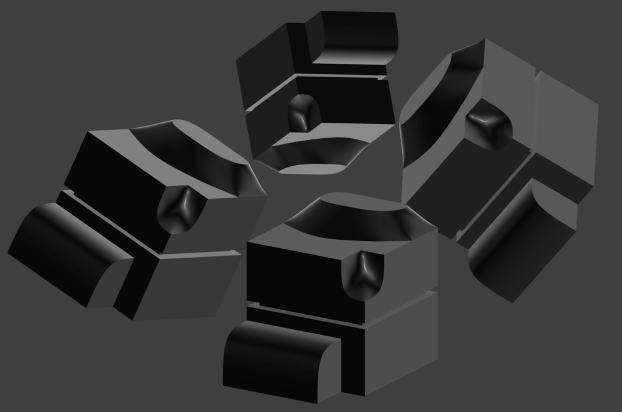
#> input picture zeroshot/4.png, 1244 x 824 px, found by its file name (shown at 1/2 size); the run also reads 3 pictures not shown here
$ jupyter execute --allow-errors computer-vision-for-atlas.ipynb   (shell and % lines are left out)   (older library calls are emulated)
#> lines starting #> are read from the running program, lines starting #| are printed output that depends on the picture; after the words box and inside, x2 and y2 are one past the last pixel; in counts of white or black regions, pixels touching at a corner belong together
Hi Team Atlas!

I thought the easiest way to handle this would be to share the notebook on Kaggle, so it’s super simple to run and check that everything works.

Please make sure to run the notebook with GPU enabled right away, since I used Segment Anything for the second task (yeah, I know it’s overkill, but that’s how I started, and then I didn’t feel like reworking it).

The task you said was the easiest actually turned out to be the most annoying and tedious for me! I used Breadth-First Search for it, and, well… it is what it is.

But I really enjoyed task 4 the most. Even though I had to wrack my brain a bit, this was the best I could come up with. Overall, the task instructions weren’t super strict, so I figured that whatever wasn’t explicitly forbidden was fair game.

## Task 4

[cell 1]
import cv2
import numpy as np
from skimage.measure import label, regionprops
from skimage.morphology import remove_small_objects
from skimage.util import invert
from sklearn.cluster import KMeans
import matplotlib.pyplot as plt

def preprocess_image(image_path):
    img = cv2.imread(image_path, cv2.IMREAD_GRAYSCALE)
    image = invert(img)

    sobelx = cv2.Sobel(image, cv2.CV_64F, 1, 0, ksize=3)
    sobely = cv2.Sobel(image, cv2.CV_64F, 0, 1, ksize=3)
    magnitude = np.sqrt(sobelx**2 + sobely**2)
    magnitude = np.uint8(magnitude * 255 / np.max(magnitude))

    _, edges_thresh = cv2.threshold(magnitude, 8, 255, cv2.THRESH_BINARY)
    _, thresh = cv2.threshold(magnitude, 0, 255, cv2.THRESH_BINARY)

    binary = thresh > 0
    filled = remove_small_objects(~binary, min_size=1500)
    result_mask = ~filled

    edges = edges_thresh > 0

    return img, edges, result_mask

def get_shape_features(region):
    moments = cv2.moments(region.image.astype(np.uint8))
    hu_moments = cv2.HuMoments(moments).flatten()
    hu_moments = -np.sign(hu_moments) * np.log10(np.abs(hu_moments))

    features = [
        region.eccentricity,
        region.solidity,
        region.extent,
    ]

    return np.concatenate([hu_moments, features])

def find_and_analyze_contours(edges_image, masks_image):
    edges = edges_image.astype(np.uint8) * 255
    masks = masks_image.astype(np.uint8) * 255

    contours, hierarchy = cv2.findContours(edges, cv2.RETR_TREE,
                                         cv2.CHAIN_APPROX_SIMPLE)

    contour_image = cv2.cvtColor(edges, cv2.COLOR_GRAY2BGR)
    cv2.drawContours(contour_image, contours, -1, (0,0,255), 2)

    result_mask = masks.copy()

    for i, contour in enumerate(contours):
        if cv2.contourArea(contour) < 100:
            continue

        mask = np.zeros_like(edges)
        cv2.drawContours(mask, [contour], -1, 255, -1)

        mask_pixels = masks[mask == 255]

        if len(mask_pixels) > 0:
            white_percentage = np.sum(mask_pixels == 255) / len(mask_pixels)
            if white_percentage > 0.5:
                result_mask[mask == 255] = 255

        M = cv2.moments(contour)
        if M['m00'] != 0:
            cx = int(M['m10']/M['m00'])
            cy = int(M['m01']/M['m00'])
            cv2.putText(contour_image, str(i), (cx, cy),
                       cv2.FONT_HERSHEY_SIMPLEX, 0.5, (0, 255, 0), 1)

    print(f"Contours: {len(contours)}")

    fig, axs = plt.subplots(2, 2, figsize=(15, 10))

    axs[0,0].imshow(edges_image, cmap='gray')
    axs[0,0].set_title('Raw Edges')
    axs[0,0].axis('off')

    axs[0,1].imshow(masks_image, cmap='gray')
    axs[0,1].set_title('Raw Masks')
    axs[0,1].axis('off')

    axs[1,0].imshow(cv2.cvtColor(contour_image, cv2.COLOR_BGR2RGB))
    axs[1,0].set_title('Edges')
    axs[1,0].axis('off')

    axs[1,1].imshow(result_mask, cmap='gray')
    axs[1,1].set_title('Masks')
    axs[1,1].axis('off')

    plt.axis('off')
    plt.show()

    return contour_image, result_mask

def separate_large_regions(mask, min_area=1500):
    kernel = np.ones((8,8), np.uint8)
    eroded = cv2.erode(mask.astype(np.uint8), kernel, iterations=2)
    dilated = cv2.dilate(eroded, kernel, iterations=2)

    plt.figure(figsize=(8, 8))
    plt.imshow(dilated, cmap='gray')
    plt.title('Large ROI mask')
    plt.axis('off')
    plt.show()

    labeled = label(dilated)
    regions = regionprops(labeled)
    large_regions = [region for region in regions if region.area >= min_area]
    large_regions.sort(key=lambda x: x.area, reverse=True)

    return large_regions, labeled

def classify_shapes(regions):
    if len(regions) < 2:
        return [0] * len(regions)

    features = np.array([get_shape_features(region) for region in regions])
    features = (features - features.mean(axis=0)) / (features.std(axis=0) + 1e-10)

    kmeans = KMeans(n_clusters=3, random_state=42)
    labels = kmeans.fit_predict(features)

    return labels

def visualize_classification(original_img, mask, regions, labeled, shape_labels):
    colored_mask = np.zeros((*mask.shape, 3), dtype=np.uint8)
    original_with_overlay = cv2.cvtColor(mask.astype(np.uint8), cv2.COLOR_GRAY2BGR)
    final_overlay = cv2.cvtColor(original_img, cv2.COLOR_GRAY2BGR)

    colors_rgb = [
        [255, 30, 191],
        [200, 85, 221],
        [138, 18, 229]
    ]

    colors_bgr = [[color[2], color[1], color[0]] for color in colors_rgb]

    class_masks = [np.zeros_like(mask) for _ in range(3)]

    for region, shape_class in zip(regions[:12], shape_labels[:12]):
        color_bgr = colors_bgr[shape_class]
        region_mask = labeled == region.label

        class_masks[shape_class][region_mask] = 1

        colored_mask[region_mask] = color_bgr
        original_with_overlay[region_mask] = color_bgr
        final_overlay[region_mask] = color_bgr

    plt.figure(figsize=(15, 10))

    plt.subplot(221)
    plt.imshow(cv2.cvtColor(colored_mask, cv2.COLOR_BGR2RGB))
    plt.axis('off')
    plt.title('Classification results')

    plt.subplot(222)
    plt.imshow(cv2.cvtColor(original_with_overlay, cv2.COLOR_BGR2RGB))
    plt.axis('off')
    plt.title('Classification with mask')

    fig, axs = plt.subplots(1, len(class_masks), figsize=(20, 8))

    for i, ax in enumerate(axs):
        class_visualization = np.zeros((*mask.shape, 3), dtype=np.uint8)
        class_visualization[class_masks[i] == 1] = colors_bgr[i]

        ax.imshow(cv2.cvtColor(class_visualization, cv2.COLOR_BGR2RGB))
        ax.set_title(f'Class {i+1} object mask')
        ax.axis('off')

    plt.tight_layout()
    plt.show()

    final_overlay = cv2.cvtColor(original_img, cv2.COLOR_GRAY2BGR)

    overlay_color = np.zeros_like(final_overlay, dtype=np.uint8)
    for i in range(len(class_masks)):
        overlay_color[class_masks[i] == 1] = colors_bgr[i]

    final_overlay = cv2.addWeighted(final_overlay, 1, overlay_color, 0.7, 0)

    plt.figure(figsize=(8, 8))
    plt.imshow(cv2.cvtColor(final_overlay, cv2.COLOR_BGR2RGB))
    plt.title('Masked Image')
    plt.axis('off')
    plt.show()


def process_image(image_path):
    original_img, edges, result_mask = preprocess_image(image_path)
#> in preprocess_image, `_, edges_thresh = cv2.threshold(magnitude, 8, 255, cv2.THRESH_BINARY)`:
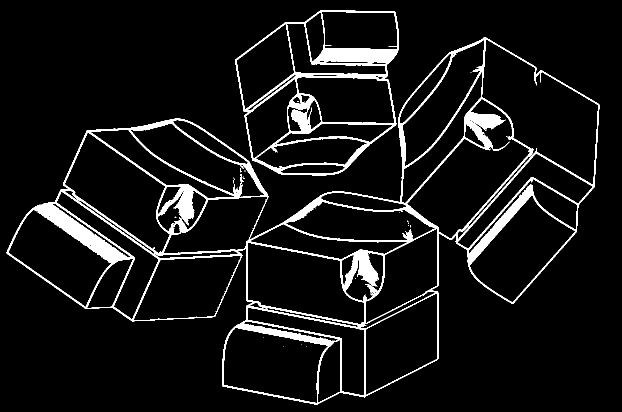
#> edges_thresh: shape (824, 1244) (shown at 1/2 size); 7.3% white; 43 white regions (40 under 20 px), largest, box (x1, y1, x2, y2) and area: (13, 74, 1199, 809) 57823, (470, 20, 798, 351) 16334, (986, 283, 1020, 302) 78
#> in preprocess_image, `filled = remove_small_objects(~binary, min_size=1500)`:
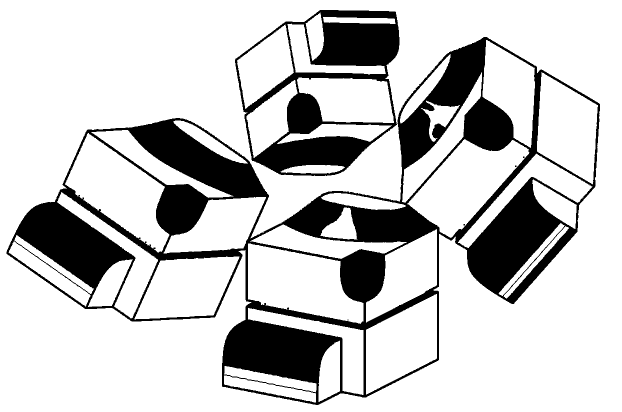
#> filled: shape (824, 1244) bool (shown at 1/2 size); 79.1% white; 6 black regions (4 under 20 px), largest, box (x1, y1, x2, y2) and area: (13, 74, 1200, 810) 174731, (470, 20, 799, 352) 39367
    contour_image, result_mask = find_and_analyze_contours(edges, result_mask)
#> in find_and_analyze_contours, `contours, hierarchy = cv2.findContours(edges, cv2.RETR_TREE, cv2.CHAIN..`: contours = 248 contours, 194 with area under 20; largest, box (x1, y1, x2, y2) and area: (13, 74, 1199, 809) 432484, (470, 20, 798, 351) 85528, (914, 78, 1197, 480) 35722, (813, 197, 1061, 478) 27645, (494, 485, 729, 650) 24710
#> in find_and_analyze_contours, `cv2.drawContours(contour_image, contours, -1, (0,0,255), 2)`:
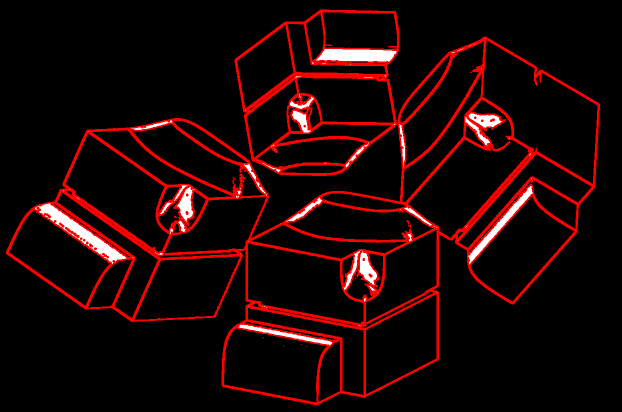
#> contour_image: shape (824, 1244, 3) (shown at 1/2 size); mean B, G, R 4.8, 4.8, 28.3
#> the loop in find_and_analyze_contours, `for i, contour in enumerate(contours):` made 248 passes
#> (white_percentage, cx, cy) on passes 1, 3, 4, 12, 14, 15, 18, 27: (0.394, 653, 456), (0.113, 659, 744), (0.709, 544, 729), (1, 581, 661), (0.125, 653, 686), (0.0471, 802, 687), (1, 710, 624), (0.115, 219, 569)
#> after the loop in find_and_analyze_contours, `for i, contour in enumerate(contours):`:
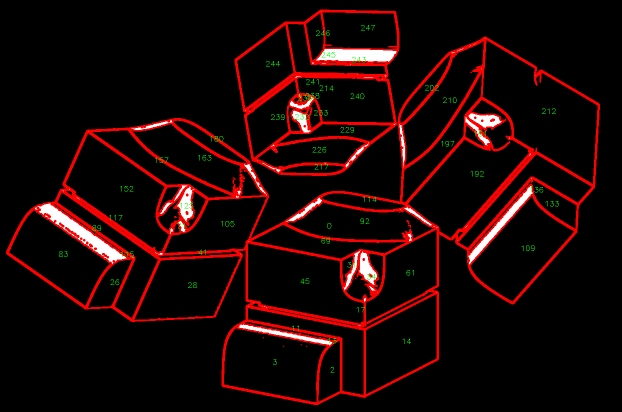
#> contour_image: shape (824, 1244, 3) (shown at 1/2 size); 0.3% of pixels changed, all inside (x1, y1, x2, y2) = (118, 50, 1118, 745)
#> after the loop in find_and_analyze_contours, `for i, contour in enumerate(contours):`:
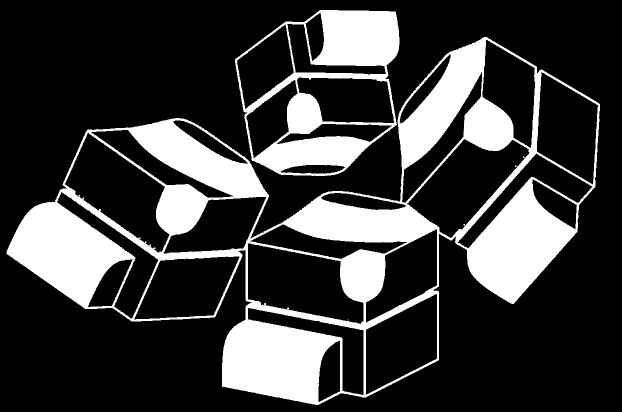
#> result_mask: shape (824, 1244) (shown at 1/2 size); 23.1% white; 6 white regions (4 under 20 px), largest, box (x1, y1, x2, y2) and area: (13, 74, 1200, 810) 196342, (470, 20, 799, 352) 40928
#| Contours: 248

    large_regions, labeled_mask = separate_large_regions(result_mask)
#> in separate_large_regions, `labeled = label(dilated)`:
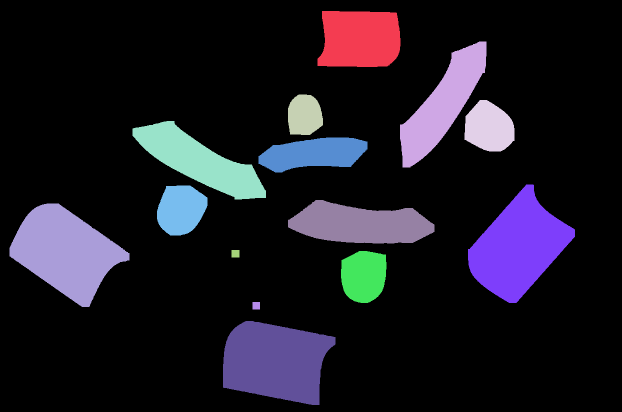
#> labeled: shape (824, 1244) int64 (shown at 1/2 size); 15 distinct labels, from 0 to 14; one colour per label, 0 black
#> in separate_large_regions, `regions = regionprops(labeled)`: regions = 14 regions; largest, box (x1, y1, x2, y2) and area: (19, 407, 259, 614) 27849, (446, 642, 671, 810) 27825, (936, 369, 1150, 606) 27770, (800, 83, 973, 335) 18066, (265, 242, 532, 399) 18058
#> in separate_large_regions, `large_regions = [region for region in regions if region.area >= min_ar..`: large_regions = 12 regions; largest, box (x1, y1, x2, y2) and area: (19, 407, 259, 614) 27849, (446, 642, 671, 810) 27825, (936, 369, 1150, 606) 27770, (800, 83, 973, 335) 18066, (265, 242, 532, 399) 18058
    shape_labels = classify_shapes(large_regions[:12])
#> in get_shape_features, `moments = cv2.moments(region.image.astype(np.uint8))`: moments = moments, m00 27849, centre m10/m00, m01/m00 = (111.6, 96.56)
#> in get_shape_features, `hu_moments = cv2.HuMoments(moments).flatten()`: hu_moments = [0.176, 0.00325, 3.58e-05, 2.84e-06, -1.81e-11, 1.54e-07, -2.22e-11]
#> in get_shape_features, `hu_moments = -np.sign(hu_moments) * np.log10(np.abs(hu_moments))`: hu_moments = [0.754, 2.49, 4.45, 5.55, -10.74, 6.81, -10.65]
#> in classify_shapes, `labels = kmeans.fit_predict(features)`: labels = [2, 2, 2, 0, 0, 0, 2, 0, 1, 1, 1, 1]
#> shape_labels = [2, 2, 2, 0, 0, 0, 2, 0, 1, 1, 1, 1]

    visualize_classification(original_img, result_mask, large_regions, labeled_mask, shape_labels)
#> the loop in visualize_classification, `for region, shape_class in zip(regions[:12], shape_labels[:12]):` made 12 passes
#> (shape_class, color_bgr) on passes 1 to 8: (2, [229, 18, 138]), (2, [229, 18, 138]), (2, [229, 18, 138]), (0, [191, 30, 255]), (0, [191, 30, 255]), (0, [191, 30, 255]), (2, [229, 18, 138]), (0, [191, 30, 255])
#> pass 1, in visualize_classification, `region_mask = labeled == region.label`:
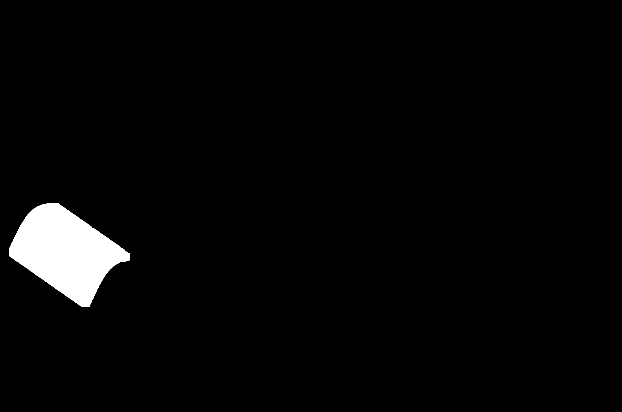
#> region_mask: shape (824, 1244) bool (shown at 1/2 size); 2.7% white; 1 white region, box (x1, y1, x2, y2) and area: (19, 407, 259, 614) 27849
#> after the loop in visualize_classification, `for region, shape_class in zip(regions[:12], shape_labels[:12]):`:
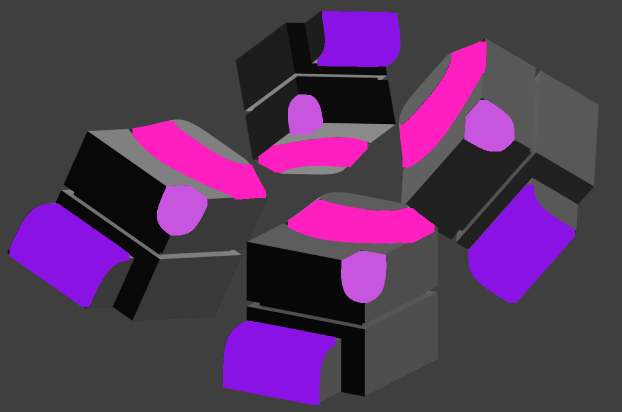
#> final_overlay: shape (824, 1244, 3) (shown at 1/2 size); mean B, G, R 88.4, 53.9, 83
#> after the loop in visualize_classification, `for region, shape_class in zip(regions[:12], shape_labels[:12]):`:
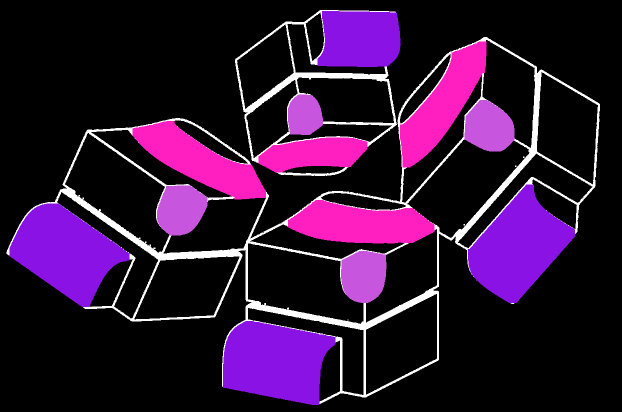
#> original_with_overlay: shape (824, 1244, 3) (shown at 1/2 size); mean B, G, R 52.8, 18.3, 47.4
#> after the loop in visualize_classification, `for region, shape_class in zip(regions[:12], shape_labels[:12]):`: class_masks = 3 items
#> the loop in visualize_classification, `for i, ax in enumerate(axs):` made 3 passes
#> in visualize_classification, `plt.show()`:
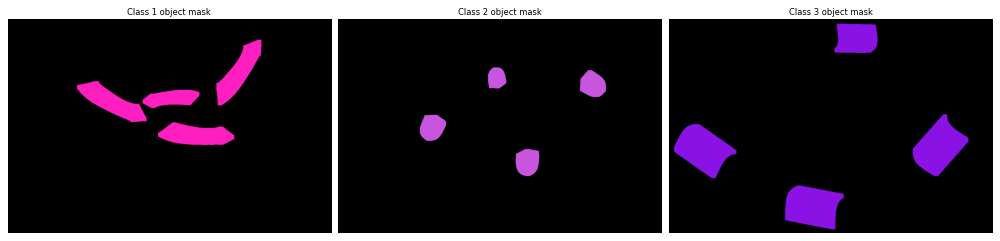
#> figure drawn by matplotlib, 3 panels
#> the loop in visualize_classification, `for i in range(len(class_masks)):` made 3 passes
#> (the rest of the program and of its run is left out)
